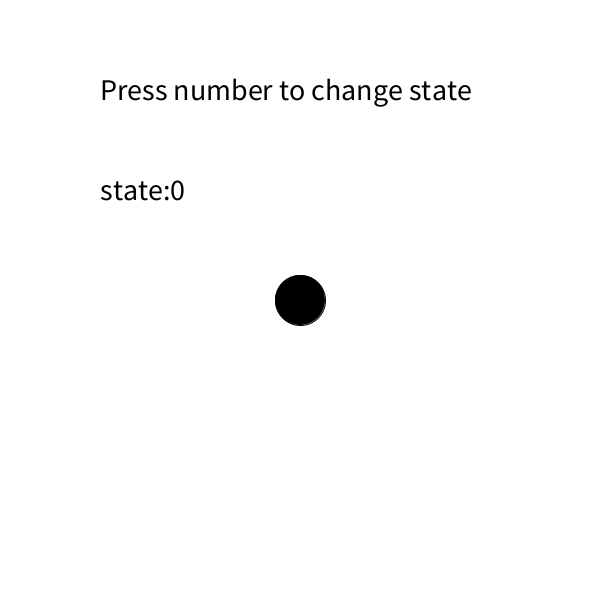
Frame 1 (no input)
Frame 60 (the mouse pressed at the canvas centre just before this capture): identical to frame 1, image omitted
Frame 120 (the mouse held since frame 60 and released just before this capture): identical to frame 1, image omitted

The Processing sketch that drew this single still picture (run headless with seeded random() and noise(); from frame 60 on, the mouse is pressed at the canvas centre):

// Processing sketch: Code2_Week5_Sketch03
// ── Code2_Week5_Sketch03.pde
//particles
//3 states

particle p;
int num;


void setup(){

  size(600,600);
  p = new particle();
  
}


void draw(){
  background(255);
  p.display();
  p.update();
  p.changeScene();
  num = int(random(1,5));
  print(num);
  
  fill(0);
  textSize(30);
  text("Press number to change state", 100, 100);
  text("state:" + p.state, 100, 200);

}

class particle{
  int state;
  PVector pos;
  float radius;

  
  particle(){
    pos = new PVector(300, 300);
    radius = 50;
  }
  
  
  
  void display(){
    //the display of ellipse 
    switch(state){
      case 0:
      fill(0);
      break;
      case 1:
      break;
      case 2:
      fill(random(255),0,0);
      break;
      case 3:
      fill(random(255),0,0);
      radius += int(random(-5, 5));
      
    }
   
   ellipse(pos.x, pos.y, radius, radius);

  }
  
  void update(){
    //different animation 
    switch (state) {
      case 0:
        break;
      case 1:
        if (num == 1){
          pos. x += 5;
        } if (num == 2){
          pos. x -= 5;
        } if(num == 3){
          pos. y += 5;
        } if (num == 4){
          pos. y -= 5;
        }
        break;
      case 2:
        if (num == 1){
          pos. x += 5;
        } if (num == 2){
          pos. x -= 5;
        } if(num == 3){
          pos. y += 5;
        } if (num == 4){
          pos. y -= 5;
        }
        break;
      case 3:
        if (num == 1){
          pos. x += 5;
        } if (num == 2){
          pos. x -= 5;
        } if(num == 3){
          pos. y += 5;
        } if (num == 4){
          pos. y -= 5;
        }
        break;
      default:
        break;
    }
  }
  
  
  void changeScene() {
    //methods of transactions (different keypressed code)
    switch (state) {
      case 0:
        if (keyCode == '1' ) {
          println("change");
          state = 1;
        }
        break;
      case 1:
        if(keyCode == '2'){
          state = 2;
        }
        break;
       case 2:
       if(keyCode == '3'){
          state = 3;
       }
       default:
        break;
    }
  }

}
